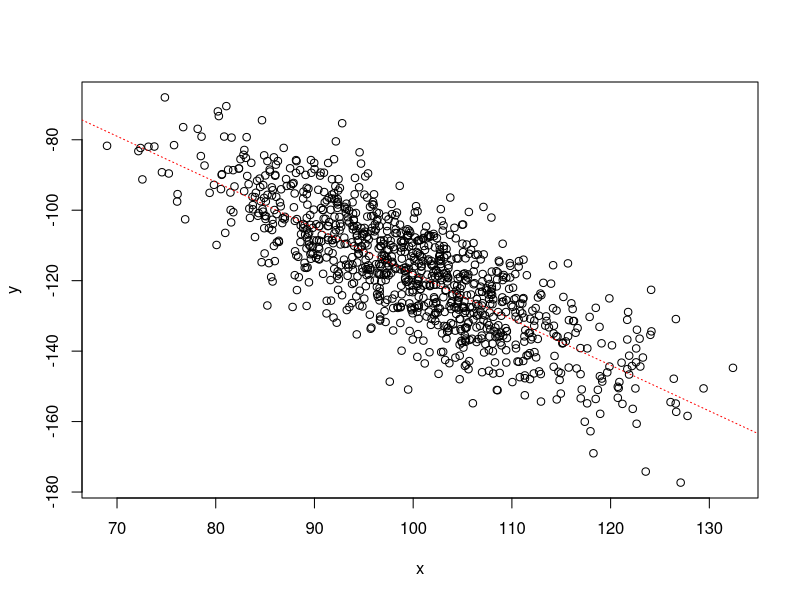
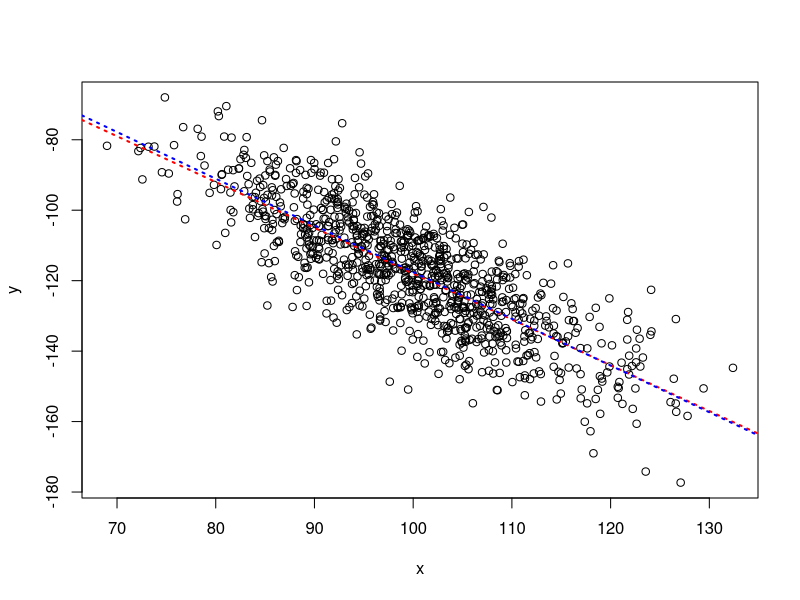

Generate these figures, in order, with R:
## ---- chunk 1
#Setup
obs <- 1000
int <- 12
sig <- 10
es <- -1.3

### Generate data for the predictor variable
x <- rnorm(obs, mean = 100, sd = 10) # Generate a dataset of random pulls between 1 and 100

### simulate a response variable
y <- int + es * x + rnorm(obs, mean = 0, sd = sig)

df <- data.frame(x,y)

## ---- chunk 2
plot (x,y)
abline(int, es,
       col = "red", lty = "dotted")
## ---- chunk 3
mod1 <- lm(y ~ x,data=df)

plot (x,y)
abline(int, es,
       col = "red", lty = "dotted", lwd = 2)
abline(mod1$coefficients[1], mod1$coefficients[2],
       col = "blue", lty = "dotted", lwd = 2)

## ---- chunk 4
alpha <- 13
beta <- -1
sigma <- 11

ln.L <- function(y,x,alpha,beta,sigma){
lik <- sum(dnorm(y,mean=alpha + beta * x,sd=sigma,log=TRUE))
  numerator <- lik + dnorm(alpha,0,1, log = TRUE) + dnorm(beta,0,1, log = TRUE) + dexp(sigma, rate = 1)
  return(numerator)
}



ln.L(y,x,alpha,beta,sigma)
## ---- chunk 5
alpha <- 12
beta <- -1
sigma <- 11

ln.L(y,x,alpha,beta,sigma)

